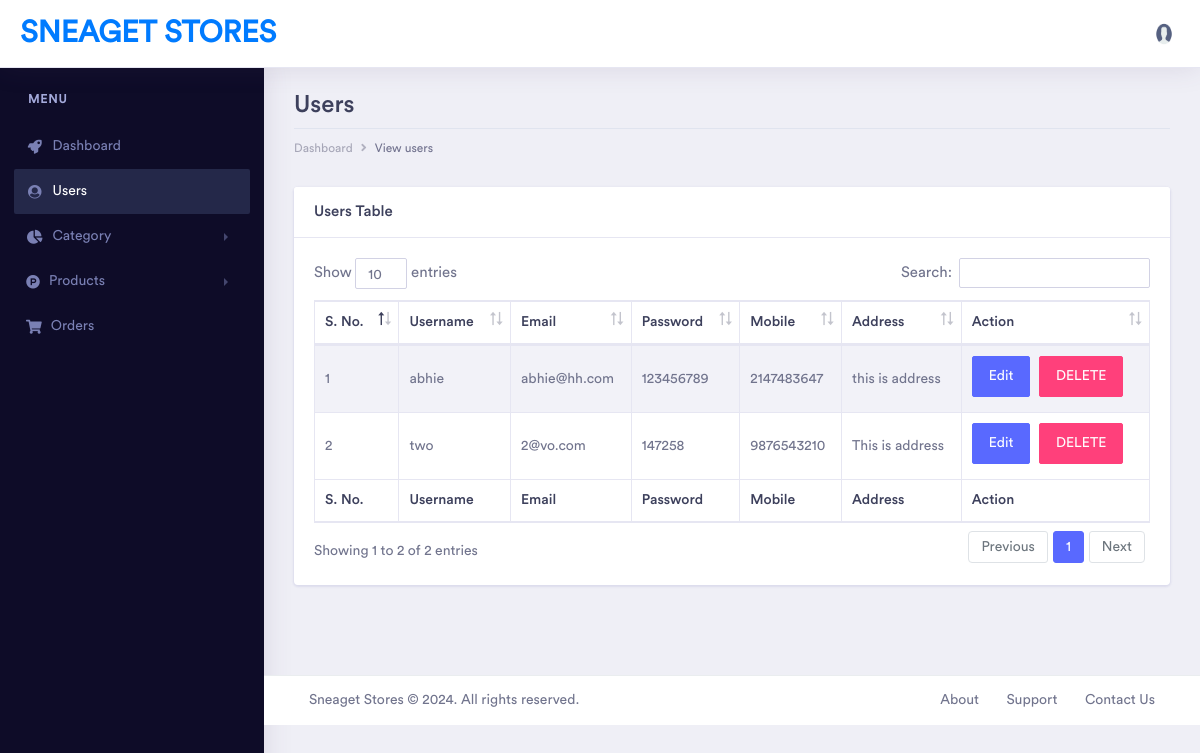
The app's page /sneagetshop/admin/view_users.php (signed in) with its own data.
### tables this page shows
CREATE TABLE `sneaget_shop_users_registrations` (
  `users_id` int(11) NOT NULL,
  `users_username` varchar(100) NOT NULL,
  `users_email` varchar(150) NOT NULL,
  `users_password` varchar(100) NOT NULL,
  `users_mobile` varchar(50) NOT NULL,
  `users_address` varchar(200) NOT NULL
);

### sneagetshop/admin/view_users.php (the view, shortened to what this page needs)
<?php
if (isset($_SESSION['user_admin_id']) && $_SESSION['user_admin_id'] != null) {
?>
<!doctype html>
<html lang="en">
<head>
    <link rel="stylesheet" href="../css/bootstrap.min.css">
    <link href="../fonts/circular-std/style.css" rel="stylesheet">
    <link rel="stylesheet" href="../css/style.css">
    <link rel="stylesheet" href="../fonts/fontawesome/css/fontawesome-all.css">
    <link rel="stylesheet" href="../css/dataTables.bootstrap4.css">
</head>
<body>
    <div class="dashboard-main-wrapper">
       <div class="dashboard-header">
            <nav class="navbar navbar-expand-lg bg-white fixed-top">
                <a class="navbar-brand" href="#">Sneaget Stores</a>
                <div class="collapse navbar-collapse" id="navbarSupportedContent">
                    <ul class="navbar-nav ml-auto navbar-right-top">
                        <li class="nav-item dropdown nav-user">
                            <a class="nav-link nav-user-img" href="#" id="navbarDropdownMenuLink2" data-toggle="dropdown" aria-haspopup="true" aria-expanded="false"><img src="../uploads/default-image.jpg" alt="" class="user-avatar-md rounded-circle"></a>
                        </li>
                    </ul>
                </div>
            </nav>
        </div>
      <div class="nav-left-sidebar sidebar-dark">
            <div class="menu-list">
                <nav class="navbar navbar-expand-lg navbar-light">
                    <div class="collapse navbar-collapse" id="navbarNav">
                        <ul class="navbar-nav flex-column">
                            <li class="nav-divider">
                                Menu
                            </li>
                            <li class="nav-item ">
                                <a class="nav-link" href="dashboard.php"><i class="fa fa-fw fa-rocket"></i>Dashboard</a>
                            </li>
                            <li class="nav-item">
                                <a class="nav-link active" href="view_users.php"><i class="fa fa-fw fa-user-circle"></i>Users</a>
                            </li>
                            <li class="nav-item">
                                <a class="nav-link" href="#" data-toggle="collapse" aria-expanded="false" data-target="#submenu-3" aria-controls="submenu-3"><i class="fas fa-fw fa-chart-pie"></i>Category</a>
                            </li>
                            <li class="nav-item ">
                                <a class="nav-link" href="#" data-toggle="collapse" aria-expanded="false" data-target="#submenu-4" aria-controls="submenu-4"><i class="fab fa-product-hunt
"></i>Products</a>
                            </li>
                            <li class="nav-item">
                                <a class="nav-link" href="view_orders.php"><i class="fas fa-shopping-cart
"></i>Orders</a>
                            </li>
                        </ul>
                    </div>
                </nav>
            </div>
        </div>
        <div class="dashboard-wrapper">
            <div class="container-fluid dashboard-content">
                <div class="row">
                    <div class="col-xl-12 col-lg-12 col-md-12 col-sm-12 col-12">
                        <div class="page-header">
                            <h2 class="pageheader-title">Users</h2>
                            <div class="page-breadcrumb">
                                <nav aria-label="breadcrumb">
                                    <ol class="breadcrumb">
                                        <li class="breadcrumb-item"><a href="dashboard.php" class="breadcrumb-link">Dashboard</a></li>
                                        <li class="breadcrumb-item active" aria-current="page">View users</li>
                                    </ol>
                                </nav>
                            </div>
                        </div>
                    </div>
                </div>
                <div class="row">
                    <div class="col-xl-12 col-lg-12 col-md-12 col-sm-12 col-12">
                        <div class="card">
                            <h5 class="card-header">Users Table</h5>
                            <div class="card-body">
                                <div class="table-responsive">
                                    <table class="table table-striped table-bordered first">
                                        <thead>
                                            <tr>
                                                <th>S. No.</th>
                                                <th>Username</th>
                                                <th>Email</th>
                                                <th>Password</th>
                                                <th>Mobile</th>
                                                <th>Address</th>
                                                <th>Action</th>
                                            </tr>
                                        </thead>
                                        <tbody>
                                            <?php
                                            require_once('../config.php');
                                            $select = "SELECT * FROM sneaget_shop_users_registrations";
                                            $query = mysqli_query($conn, $select);
                                            $i = 1;
                                            while ($res = mysqli_fetch_assoc($query)) {
                                            ?>
                                            <tr>
                                                <td><?php echo $i++;?></td>
                                                <td><?php echo $res['users_username'];?></td>
                                                <td><?php echo $res['users_email'];?></td>
                                                <td><?php echo $res['users_password'];?></td>
                                                <td><?php echo $res['users_mobile'];?></td>
                                                <td><?php echo $res['users_address'];?></td>
                                                <td>
                                                    <button data-toggle="modal" data-target="#exampleModal" class="btn btn-space btn-primary" onclick="edit_users(<?php echo $res['users_id'];?>)">Edit</button>
                                                    <button onclick="delete_users(<?php echo $res['users_id'];?>)" class="btn btn-space btn-secondary">DELETE</button>
                                                </td>
                                            </tr>
                                            <?php } ?>
                                        </tbody>
                                        <tfoot>
                                            <tr>
                                                <th>S. No.</th>
                                                <th>Username</th>
                                                <th>Email</th>
                                                <th>Password</th>
                                                <th>Mobile</th>
                                                <th>Address</th>
                                                <th>Action</th>
                                            </tr>
                                        </tfoot>
                                    </table>
                                </div>
                            </div>
                        </div>
                    </div>
                </div>
            </div>
            <div class="footer">
                <div class="container-fluid">
                    <div class="row">
                        <div class="col-xl-6 col-lg-6 col-md-12 col-sm-12 col-12">
                            Sneaget Stores &copy; <span id="copyright-year"></span>. <a href="https://sneaget.com">All rights reserved</a>.
                        </div>
                        <div class="col-xl-6 col-lg-6 col-md-12 col-sm-12 col-12">
                            <div class="text-md-right footer-links d-none d-sm-block">
                                <a href="javascript: void(0);">About</a>
                                <a href="javascript: void(0);">Support</a>
                                <a href="javascript: void(0);">Contact Us</a>
                            </div>
                        </div>
                    </div>
                </div>
            </div>
        </div>
    </div>
</body>
</html>
<?php
}
else {
    header("Location: index.php");
}
?>

### records on screen
sneaget_shop_users_registrations: users_username "abhie", users_email "abhie@hh.com", users_password "123456789", users_mobile "2147483647", users_address "this is address"
sneaget_shop_users_registrations: users_username "two", users_email "2@vo.com", users_password "147258", users_mobile "9876543210", users_address "This is address"
